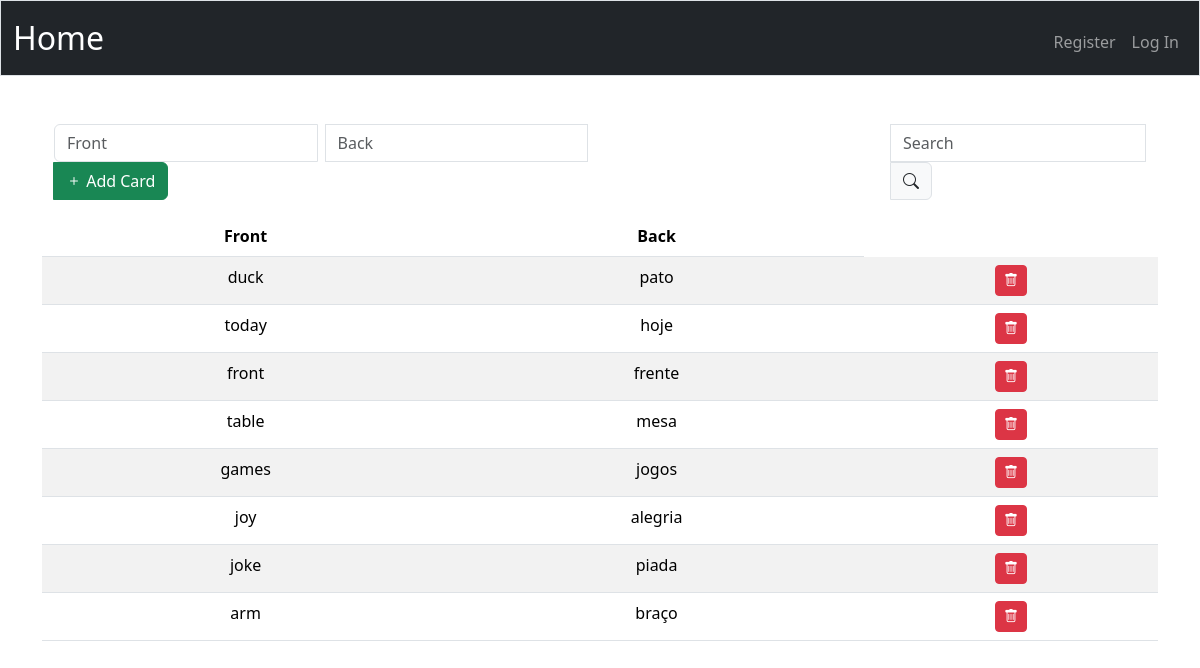
The app's page /cards/10, older data.
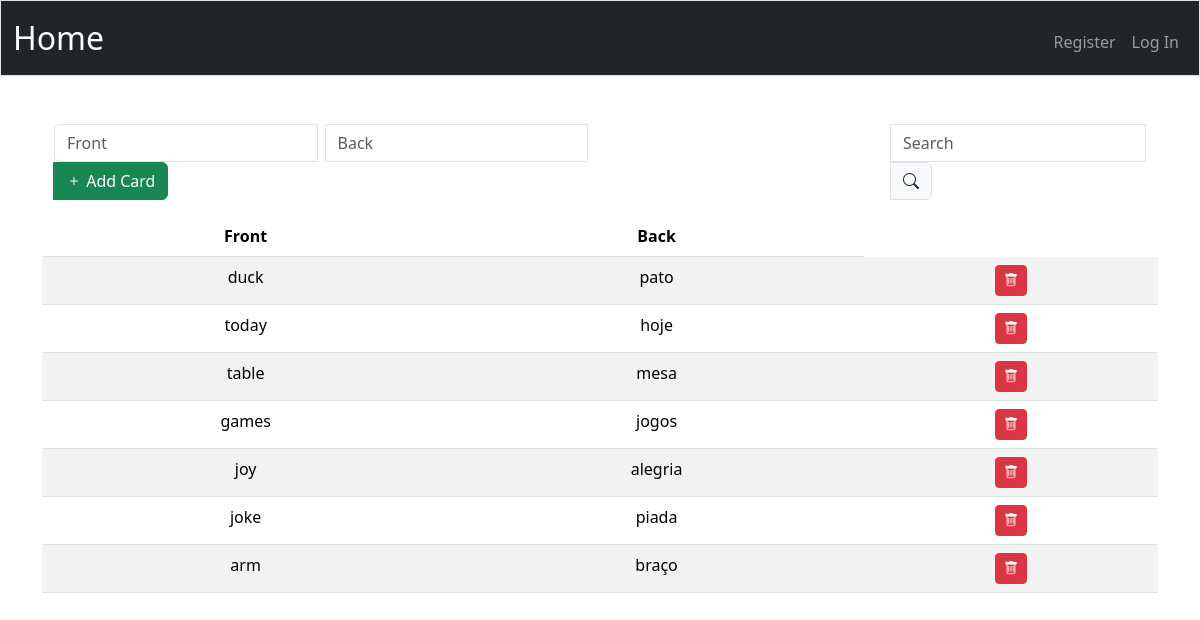
The same page, newer data.
### tables this page shows
CREATE TABLE cards (
    id INTEGER PRIMARY KEY AUTOINCREMENT,

    deck_id INTEGER NOT NULL,
    front TEXT NOT NULL,
    back TEXT NOT NULL,

    state TEXT NOT NULL CHECK (
        state IN ('learning', 'review', 'relearning')
    ),

    step INTEGER NOT NULL DEFAULT 0,
    interval INTEGER NOT NULL DEFAULT 0,
    ease REAL NOT NULL DEFAULT 2.5,
    repetitions INTEGER NOT NULL DEFAULT 0,

    due INTEGER NOT NULL,
    last_review INTEGER,

    created_at DATETIME DEFAULT CURRENT_TIMESTAMP,
    updated_at DATETIME DEFAULT CURRENT_TIMESTAMP,

    FOREIGN KEY (deck_id) REFERENCES decks(id) ON DELETE CASCADE
);

### src/main.py (the view)
@app.route("/cards/<int:deck_id>", methods=["GET", "POST"])  # type: ignore
def cards(deck_id: int) -> WerkzeugResponse | str | None:
    if request.method == "POST":
        pass
    cards = db.execute(  # type: ignore
        "SELECT id, front, back, deck_id FROM cards WHERE deck_id = ?", deck_id
    )
    return render_template("cards.html", cards=cards, deck_id=deck_id)

### src/main.py (called while the page is built)
@app.after_request
def after_request(response: Response) -> Response:
    response.headers["Cache-Control"] = "no-cache, no-store, must-revalidate"
    response.headers["Expires"] = 0
    response.headers["Pragma"] = "no-cache"
    return response

### src/templates/cards.html (shortened to what this page needs)
{% extends "layout.html" %}  {% block title %} Index {% endblock %} {% block main %}
<div class="container">
  <div class="row justify-content-between">
    <div class="col-6">
      <div class="input-group mb-3">
        <input
          id="front_card"
          autocomplete="off"
          autofocus
          class="form-control w-auto me-2"
          name="front_card"
          placeholder="Front"
          type="text"
        />
        <input
          id="back_card"
          autocomplete="off"
          autofocus
          class="form-control w-auto"
          name="back_card"
          placeholder="Back"
          type="text"
        />
        <button id="add-card" type="button" class="btn btn-success">
          <i class="bi bi-plus"></i>
          Add Card
        </button>
      </div>
    </div>
    <div class="col-3">
      <div class="input-group mb-3">
        <input
          id="search_card_input"
          class="form-control w-auto"
          type="search"
          placeholder="Search"
          aria-label="Search"
        />
        <span class="input-group-text" id="addon-wrapping"
          ><i class="bi bi-search"></i
        ></span>
      </div>
    </div>
  </div>
</div>
<table id="table_cards" class="table table-striped">
  <thead>
    <tr>
      <th scope="col">Front</th>
      <th scope="col">Back</th>
    </tr>
  </thead>
  <tbody>
    {% for card in cards %}
    <tr>
      <td>{{card.front}}</td>
      <td>{{card.back}}</td>
      <td>
        <button
          id="{{card.id}}"
          type="button"
          class="btn btn-sm btn-danger delete-card"
        >
          <i class="bi bi-trash"></i>
        </button>
      </td>
    </tr>
    {% endfor %}
  </tbody>
</table>
{% endblock %}

### src/templates/layout.html (shortened to what this page needs)
<!DOCTYPE html>
<html lang="en">
  <head>
    <link
      href="https://cdn.jsdelivr.net/npm/bootstrap@5.3.3/dist/css/bootstrap.min.css"
      rel="stylesheet"
    />
    <link rel="stylesheet" href="https://cdn.jsdelivr.net/npm/bootstrap-icons@1.5.0/font/bootstrap-icons.css">
    <link href="/static/styles.css" rel="stylesheet" />
  </head>
  <body>
    <nav class="navbar-dark bg-dark border navbar navbar-expand-md">
      <div class="container-fluid">
        <a class="navbar-brand" href="/"
        >Home</a>
        <div class="collapse navbar-collapse" id="navbar">
          {% if session["user_id"] %}
          <ul class="navbar-nav me-auto mt-2">
            <li class="nav-item">
              <a class="nav-link" href="/decks">Decks</a>
            </li>
          </ul>
          <ul class="navbar-nav ms-auto mt-2">
            <li class="nav-item">
              <a class="nav-link" href="/logout">Log Out</a>
            </li>
          </ul>
          {% else %}
          <ul class="navbar-nav ms-auto mt-2">
            <li class="nav-item">
              <a class="nav-link" href="/register">Register</a>
            </li>
            <li class="nav-item">
              <a class="nav-link" href="/login">Log In</a>
            </li>
          </ul>
          {% endif %}
        </div>
      </div>
    </nav>
    <main class="container py-5 text-center">
      {% block main %}{% endblock %}
    </main>
  </body>
</html>

### src/static/styles.css (style rules this page uses)
nav .navbar-brand { font-size: xx-large; }

Row changes from the older to the newer data that the page shows:
removed cards: front "front", back "frente"
